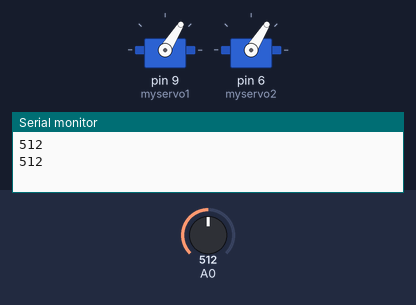
Bench run of a sketch on a simulated Arduino Uno, built with avr-gcc and run on an emulated ATmega328P. Shown: 2 × servo, the last lines printed to the serial monitor. The test bench sets the inputs (shaded band); at power-on: A0 = 512.

Above: at 2.9 s.
3.0 s: A0 set to 450
At 4.0 s:
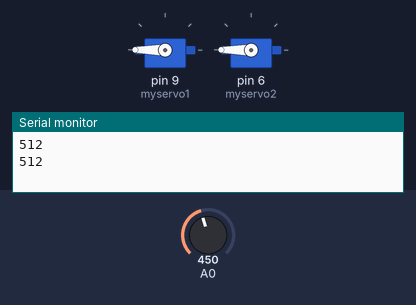
9.2 s: A0 set to 610
At 10.23 s:
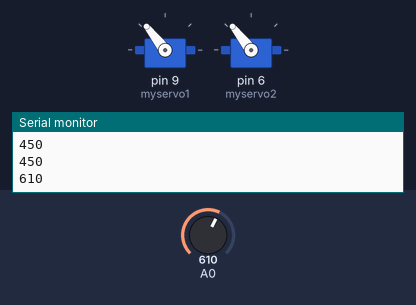
14.1 s: A0 set to 306
At 17.11 s:
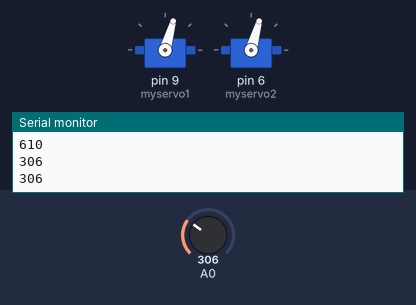
18.4 s: A0 set to 470
Timing chart, 0 to 22.9 s (numbered marks = the images above; inputs shaded):
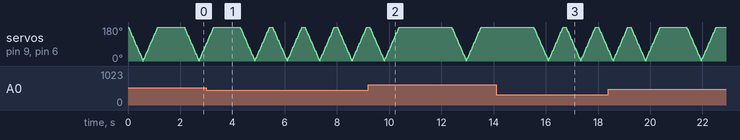

The sketch:

rain_sensor_final.ino
```cpp
#include <Servo.h>
#include <Wire.h>


Servo myservo1, myservo2;

int pos = 0;
int sensorValue = 0;

void setup() {
  Serial.begin(9600);

  myservo1.attach(9);
  myservo2.attach(6);

}

void loop()
{
sensorValue = analogRead(A0);
Serial.println(sensorValue);
if(sensorValue>800){
  myservo1.write(180);
  myservo2.write(180);

  }
if(sensorValue<=800 && sensorValue>600){

  for (pos = 180; pos >= 0; pos-=1) {
    myservo1.write(pos);
    myservo2.write(pos);
    delay(3);
  }
  for (pos = 0; pos <= 180; pos+=1) {
    myservo1.write(pos);
    myservo2.write(pos);
    delay(3);
  }
  delay(2000);
}

if(sensorValue<=600 && sensorValue>460){

  for (pos = 180;  pos >= 0; pos-=1) {
    myservo1.write(pos);
    myservo2.write(pos);
    delay(3);
  }
  for (pos = 0; pos <= 180; pos+=1) {
    myservo1.write(pos);
    myservo2.write(pos);
    delay(3);
  }
  delay(1000);
}

if(sensorValue<460){

  for (pos = 180; pos >= 0; pos-=1) {
    myservo1.write(pos);
    myservo2.write(pos);
    delay(3);
  }
  for (pos = 0; pos <= 180; pos+=1) {
    myservo1.write(pos);
    myservo2.write(pos);
    delay(3);
  }
  delay(100);
}

}
//When the above code is
```
